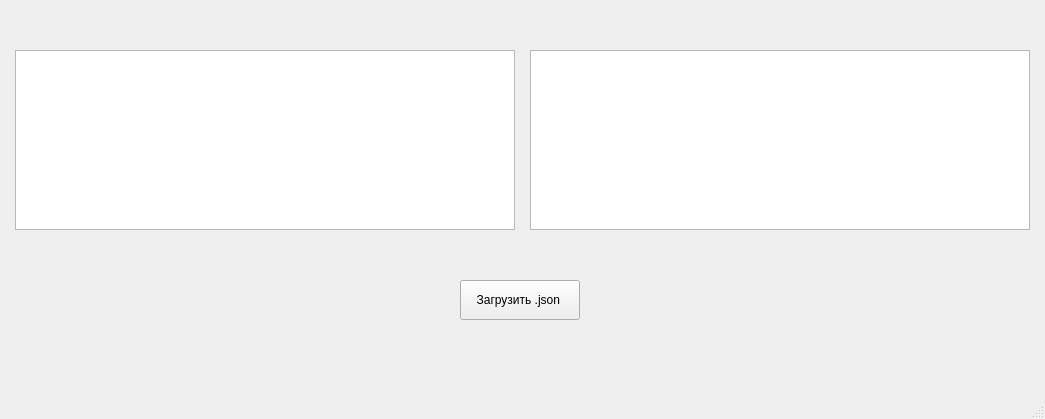
<?xml version="1.0" encoding="UTF-8"?>
<ui version="4.0">
 <class>MainWindow</class>
 <widget class="QMainWindow" name="MainWindow">
  <property name="geometry">
   <rect>
    <x>0</x>
    <y>0</y>
    <width>1045</width>
    <height>419</height>
   </rect>
  </property>
  <property name="windowTitle">
   <string>MainWindow</string>
  </property>
  <widget class="QWidget" name="centralwidget">
   <widget class="QTableWidget" name="tableWidget_Good">
    <property name="geometry">
     <rect>
      <x>15</x>
      <y>50</y>
      <width>500</width>
      <height>180</height>
     </rect>
    </property>
   </widget>
   <widget class="QTableWidget" name="tableWidget_Bad">
    <property name="geometry">
     <rect>
      <x>530</x>
      <y>50</y>
      <width>500</width>
      <height>180</height>
     </rect>
    </property>
   </widget>
   <widget class="QPushButton" name="btn_load">
    <property name="geometry">
     <rect>
      <x>460</x>
      <y>280</y>
      <width>120</width>
      <height>40</height>
     </rect>
    </property>
    <property name="text">
     <string>Загрузить .json </string>
    </property>
   </widget>
  </widget>
  <widget class="QMenuBar" name="menubar">
   <property name="geometry">
    <rect>
     <x>0</x>
     <y>0</y>
     <width>1045</width>
     <height>33</height>
    </rect>
   </property>
  </widget>
  <widget class="QStatusBar" name="statusbar"/>
 </widget>
 <resources/>
 <connections/>
</ui>
